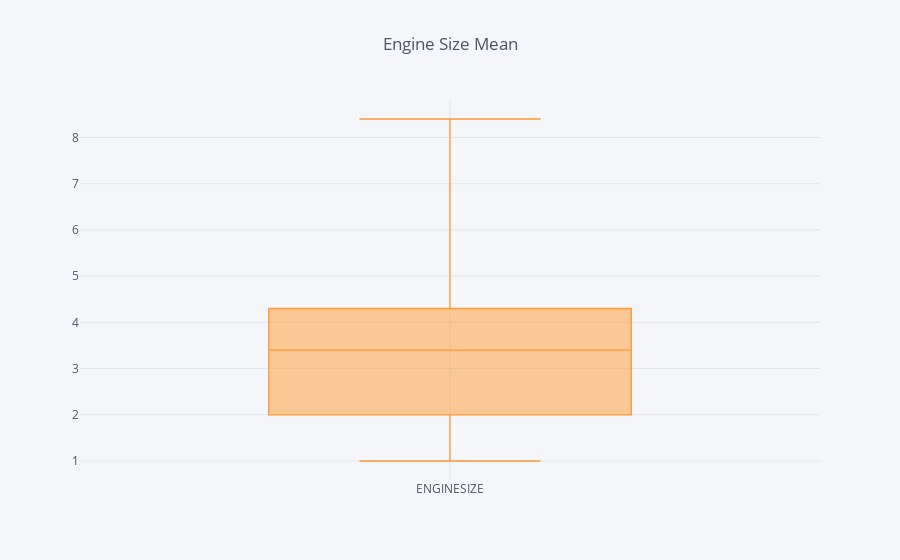

Notebook code for this chart:
### Code cell
co2_df['ENGINESIZE'].iplot(kind='box', title='Engine Size Mean')

### Figure 1 — Plotly figure (JSON) as saved in the notebook; plotly's stock layout.template omitted (floating-point values rounded to 4 significant figures; data arrays with more than 128 entries replaced by an {"elided": "..."} marker saying what was removed)
{"data": [{"boxpoints": false, "line": {"width": 1.3}, "marker": {"color": "rgba(255, 153, 51, 1.0)"}, "name": "ENGINESIZE", "orientation": "v", "type": "box", "uid": "18b3f53b-7b91-44ad-8149-38fdc6ff18c7", "y": {"elided": "1067 float values"}}], "layout": {"legend": {"bgcolor": "#F5F6F9", "font": {"color": "#4D5663"}}, "paper_bgcolor": "#F5F6F9", "plot_bgcolor": "#F5F6F9", "title": {"font": {"color": "#4D5663"}, "text": "Engine Size Mean"}, "xaxis": {"gridcolor": "#E1E5ED", "showgrid": true, "tickfont": {"color": "#4D5663"}, "title": {"font": {"color": "#4D5663"}, "text": ""}, "zerolinecolor": "#E1E5ED"}, "yaxis": {"gridcolor": "#E1E5ED", "showgrid": true, "tickfont": {"color": "#4D5663"}, "title": {"font": {"color": "#4D5663"}, "text": ""}, "zerolinecolor": "#E1E5ED"}}}
